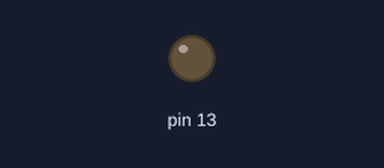
A sketch run on a simulated Arduino Uno, built with avr-gcc and run on an emulated ATmega328P. Shown: output pins drawn as LEDs (lit = HIGH).

Above: at 2.9 s.
At 6.7 s:
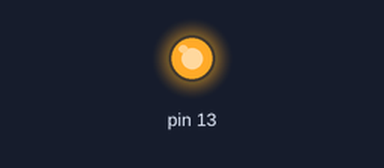
Timing chart, 0 to 12.5 s (numbered marks = the images above):
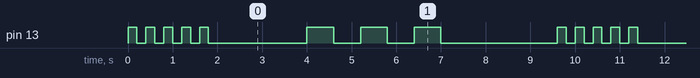

Measured:
- by itself, pin 13: repeats every 9.6 s: 4 × (LOW 0.20 s, HIGH 0.20 s), LOW 2.2 s, 2 × (HIGH 0.60 s, LOW 0.60 s), HIGH 0.60 s, LOW 2.6 s, HIGH 0.20 s
- by itself, everything shown: repeats every 9.6 s, in 16 steps

The sketch:

aula_5_atv_04.ino
```cpp
void setup() {
  // ==========================================
  // 1. CONFIGURAÇÃO DE PINOS (I/O)
  // ==========================================
  // DDRB (Data Direction Register B): Registrador que define se os pinos da
  // Porta B atuarão como Entrada (0) ou Saída (1).
  // O pino 13 do Arduino corresponde fisicamente ao pino PB5 do microcontrolador.
  // A operação (1 << PB5) cria a máscara binária 00100000.
  // O operador '|=' (OR) aplica a máscara, setando apenas o bit 5 como Saída (1),
  // preservando as configurações dos outros pinos da Porta B.
  DDRB |= (1 << PB5);
  // ==========================================
  // 2. CONFIGURAÇÃO DO TIMER 1 (Hardware de contagem de tempo)
  // ==========================================
  // TCCR1A e TCCR1B (Timer/Counter Control Registers): Controlam o modo de
  // operação e a velocidade (prescaler) do Timer de 16 bits.
  TCCR1A = 0; // Zeramos para garantir o modo normal de operação.
  // O microcontrolador roda a um clock de 16 MHz (16.000.000 ciclos por segundo).
  // Se dividirmos isso por um "Prescaler" de 64, o Timer contará a 250.000 Hz.
  // Ou seja: 250.000 incrementos = 1 segundo. Logo, 250 incrementos = 1 milissegundo.
  // Setamos os bits CS11 e CS10 para 1, o que ativa o Prescaler de 64 no hardware.
  TCCR1B = (1 << CS11) | (1 << CS10);
  // OCR1A (Output Compare Register 1 A): Registrador que guarda o nosso valor alvo.
  // Como calculamos acima que 1ms exige 250 "ticks" do timer, salvamos esse limite aqui.
  OCR1A = 250;
  // ===========================================
  // 3. INICIALIZAÇÃO DE SEGURANÇA DOS DEMAIS REGISTRADORES EXIGIDOS
  // ===========================================
  // Como o escopo do projeto exige a manipulação dos registradores de Conversão
  // Analógica (ADC) e Interrupções Externas, nós os zeramos na inicialização
  // para garantir que essas funções estejam explicitamente desativadas,
  // evitando comportamentos erráticos no sistema.

  ADMUX = 0;   // Desativa a seleção do multiplexador analógico
  ADCSRA = 0;  // Desativa o controle e status do ADC
  EICRA = 0;   // Limpa as configurações de gatilho das interrupções externas
  EIMSK = 0;   // Desabilita as máscaras de interrupção externa
}

/*
 * ==============================================
 * Função: delay_timer
 * Descrição: Pausa a execução do programa por um tempo determinado em hardware.
 * Parâmetros: ms (Quantidade de milissegundos a pausar)
 * ==============================================
 */
void delay_timer(unsigned int ms) {
  // Repete o ciclo de 1ms pela quantidade de vezes solicitada
  for (unsigned int i = 0; i < ms; i++) {

    // TCNT1 (Timer/Counter 1): É o registrador que efetivamente guarda a contagem.
    // Zeramos ele no início de cada ciclo de 1 milissegundo.
    TCNT1 = 0;

    // O laço segura a execução do código aqui enquanto o contador for menor
    // que o nosso alvo de 1ms (que definimos como 250 no OCR1A).
    while (TCNT1 < OCR1A) {

      // TRUQUE PARA SIMULADORES (Tinkercad):
      // __asm__("nop") insere a instrução Assembly "No Operation" (Não faça nada).
      // Isso consome exato 1 ciclo de clock do processador. É obrigatório aqui
      // porque compiladores modernos são espertos e deletam laços 'while' vazios
      // para otimizar o código. O "nop" força o laço a existir e o tempo a passar.
      __asm__("nop");
    }
  }
}
/*
 * =============================================
 * Função: piscaled
 * Descrição: Alterna o estado do pino PB5 entre ALTO (5V) e BAIXO (0V).
 * Parâmetros:
 * - numPiscadas: Quantidade de vezes que o LED vai acender e apagar.
 * - tempoDelay: Duração (em milissegundos) que ele passa em cada estado.
 * =============================================
 */

void piscaled(int numPiscadas, int tempoDelay) {
  for (int i = 0; i < numPiscadas; i++) {
    // --- LIGA O LED ---
    // PORTB (Port Data Register B): Define a voltagem de saída dos pinos.
    // (1 << PB5) = Máscara 00100000.
    // Operador OR (|=): Se o bit for 1 na máscara, vira 1 no PORTB. O resto não muda.
    PORTB |= (1 << PB5);


    delay_timer(tempoDelay); // Aguarda o tempo estipulado com o LED aceso
    // --- DESLIGA O LED ---
    // ~(1 << PB5) = Inverte a máscara, gerando 11011111.
    // Operador AND (&=): Como o bit 5 da máscara é 0, a porta lógica AND
    // força o pino PB5 a virar 0 (GND). Os outros pinos são multiplicados
    // por 1, mantendo seus estados originais intocados.
    PORTB &= ~(1 << PB5);

    delay_timer(tempoDelay); // Aguarda o mesmo tempo com o LED apagado
  }
}

// ==========================================
// CICLO PRINCIPAL (Equivalente ao comportamento rotineiro do sistema)
// ==========================================

void loop() {
  // Chama a nossa função modularizada: pisca 5 vezes com pulsos de 200ms
  piscaled(5, 200);
  // Pausa longa de 2 segundos antes de mudar de comportamento
  delay_timer(2000);
  // Chama a função novamente: pisca 3 vezes com pulsos longos de 600ms
  piscaled(3, 600);
  // Pausa de 2 segundos antes de o Arduino reiniciar o loop automaticamente
  delay_timer(2000);
}
```
